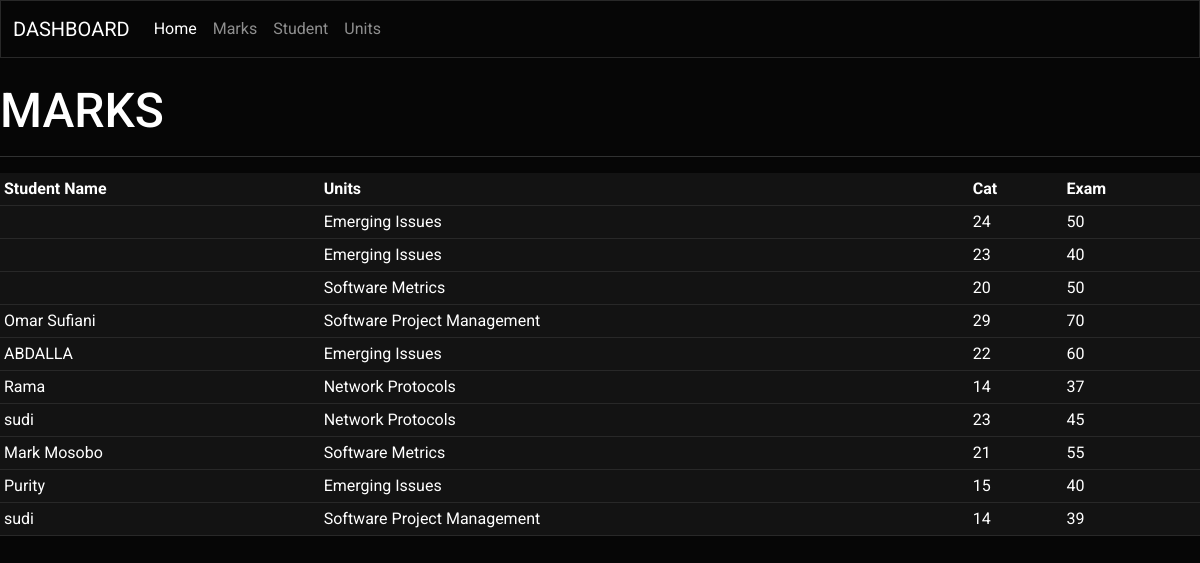
Page /marks/ on the committed database.
### schoolapp/models.py (models this page shows, shortened)
class Mark(models.Model):
    students=models.ForeignKey(Student, on_delete= models.CASCADE)
    units=models.ForeignKey(Unit, on_delete= models.CASCADE, null=True)
    cat=models.IntegerField()
    exam=models.IntegerField()

class Unit(models.Model):
    name=models.CharField(max_length=50, null=True)
    code=models.CharField(max_length=50, null=True)
    def __str__(self):
        return self.name

class Student(models.Model):
    genderType=(
               ('Male','Male'),
               ('Female','Female'),
               )
    name=models.CharField(max_length=50, null=False)
    regNo=models.CharField(max_length=50)
    gender=models.CharField(max_length=50, choices = genderType)
    units=models.ManyToManyField(Unit)
    def __str__(self):
        return self.name

### schoolapp/views.py (the view)
# urls.py: path('marks/', views.marksheet, name='marks'),
def marksheet(request):
    form=Markform
    marks=Mark.objects.all()
    context={'marks':marks}
    return render(request, 'marks.html',context)

### schoolapp/templates/marks.html (shortened to what this page needs)
{% extends 'base.html' %}
{% load static %}
{% block content %}
<!DOCTYPE html>
<html lang="en">
<head>
</head>
<body>
<div>
  <h2>MARKS</h2>
  <hr>
<div>
  <table class="table table-sm">
    <tr>
        <th>Student Name</th>
        <th>Units</th>
        <th>Cat</th>
        <th>Exam</th>
    </tr>
    {% for a in marks %}
      <tr>
        <td>{{a.students}}</td>
        <td>{{a.units}}</td>
        <td>{{a.cat}}</td>
        <td>{{a.exam}}</td>
      </tr>
    {% endfor %}
  </table>
</div>
</body>
</html>
{% endblock content %}

### schoolapp/templates/base.html (shortened to what this page needs)
{% load static %}
<!DOCTYPE html>
<html lang="en">
<head>
    <link href="{% static 'css/bootstrap.min.css' %}"  rel="stylesheet">
</head>
<body>
    <nav class="navbar navbar-expand-lg navbar-dark bg-dark">
        <div class="container-fluid">
          <a class="navbar-brand" href="#">DASHBOARD</a>
          <div class="collapse navbar-collapse" id="navbarColor02">
            <ul class="navbar-nav me-auto">
              <li class="nav-item">
                <a class="nav-link active" href="{% url 'home' %}">Home
                </a>
              </li>
              <li class="nav-item">
                <a class="nav-link" href="{% url 'marks' %}">Marks</a>
              </li>
              <li class="nav-item">
                <a class="nav-link" href="#">Student</a>
              </li>
              <li class="nav-item">
                <a class="nav-link" href="#">Units</a>
              </li>
            </ul>
          </div>
        </div>
      </nav>
    </body>
</html>
{% block content %}
{% endblock content %}

### rows in the picture
Mark: units "Emerging Issues", cat "24", exam "50"
Mark: units "Emerging Issues", cat "23", exam "40"
Mark: units "Software Metrics", cat "20", exam "50"
Mark: students "Omar Sufiani", units "Software Project Management", cat "29", exam "70"
Mark: students "ABDALLA", units "Emerging Issues", cat "22", exam "60"
Mark: students "Rama", units "Network Protocols", cat "14", exam "37"
Mark: students "sudi", units "Network Protocols", cat "23", exam "45"
Mark: students "Mark Mosobo", units "Software Metrics", cat "21", exam "55"
Mark: students "Purity", units "Emerging Issues", cat "15", exam "40"
Mark: students "sudi", units "Software Project Management", cat "14", exam "39"
